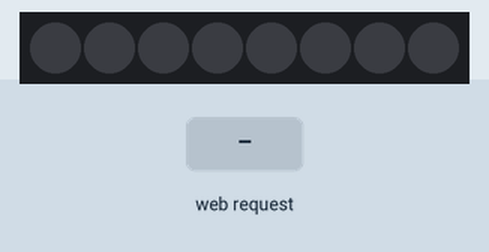
Simulated run of this sketch. Board: ESP8266 (NodeMCU). On the bench: 8 RGB LEDs in strip order, left to right. The test bench sets the inputs (shaded band). WiFi joins after 1.5 s; servers stay silent unless stated; what the sketch prints to the serial monitor is not drawn.

Above: at 2.7 s.
2.8 s: HTTP request GET /red received
At 3.9 s:
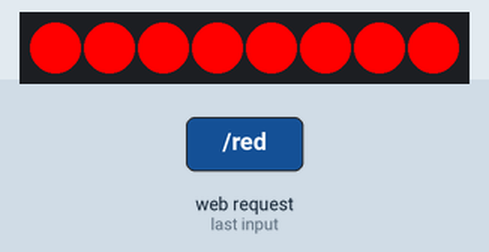
4.3 s: HTTP request GET /green received
At 5.0 s:
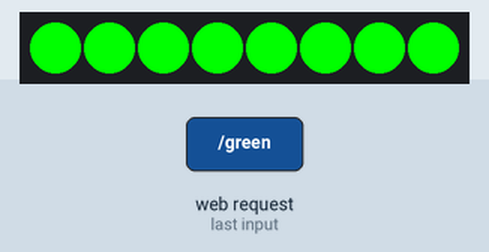
5.8 s: HTTP request GET /blue received
At 6.2 s:
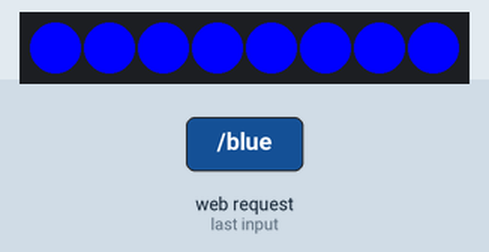
7.3 s: HTTP request GET /yellow received
At 8.5 s:
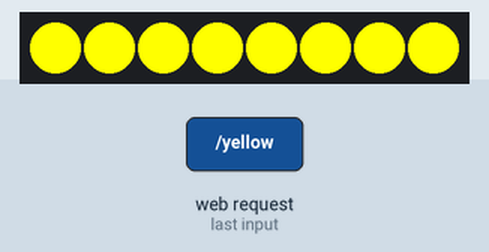
8.8 s: HTTP request GET /white received
At 9.7 s:
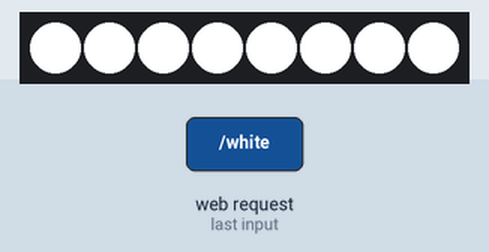
10.3 s: HTTP request GET /purple received
At 10.8 s:
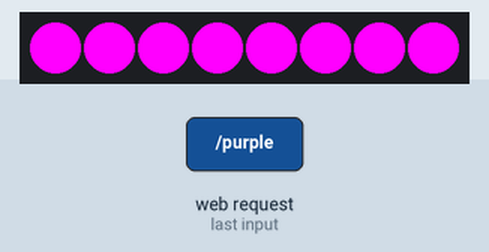
Timing chart, 0 to 12.8 s (numbered marks = the images above; inputs shaded):
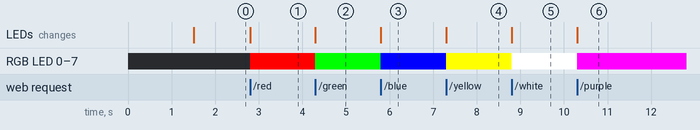

Measured:
- after the input at 2.8 s, RGB LED 0–7: off → RGB(255, 0, 0) at once; the LEDs: change at once (image 1)
- after the input at 4.3 s, RGB LED 0–7: RGB(255, 0, 0) → RGB(0, 255, 0) at once; the LEDs: change at once (image 2)
- after the input at 5.8 s, RGB LED 0–7: RGB(0, 255, 0) → RGB(0, 0, 255) at once; the LEDs: change at once (image 3)
- after the input at 7.3 s, RGB LED 0–7: RGB(0, 0, 255) → RGB(255, 255, 0) at once; the LEDs: change at once (image 4)
- after the input at 8.8 s, RGB LED 0–7: RGB(255, 255, 0) → RGB(255, 255, 255) at once; the LEDs: change at once (image 5)
- after the input at 10.3 s, RGB LED 0–7: RGB(255, 255, 255) → RGB(255, 0, 255) at once; the LEDs: change at once (image 6)

The sketch:

sketch_mar01a_Json_test.ino
```cpp
#include <Adafruit_NeoPixel.h> //Dołączenie biblioteki

#include <ESP8266WebServer.h>
#include <ESP8266WiFi.h>
#include <ArduinoJson.h>

#define NUM_LEDS 8
#define LED_PIN D5
#define colorPower 255

Adafruit_NeoPixel ledBoard = Adafruit_NeoPixel(NUM_LEDS, LED_PIN, NEO_GRB + NEO_KHZ800);

ESP8266WebServer server;

const char* networkSSID = "TP-LINK_E6565C"; // WiFi name
const char* networkPwd = "38886300"; // WiFi password

String deviceName = "NodeMCU_+_LED_strip";

int red = 0;
int green = 0;
int blue = 0;

void setup() {
  Serial.begin(115200);

  WiFi.begin(networkSSID, networkPwd);
  Serial.println("Connecting to WiFi");
  while(WiFi.status() != WL_CONNECTED) {
    delay(500);
    Serial.print(".");
  }
  Serial.println("");
  Serial.print("Connected, my IP address is: ");
  Serial.println(WiFi.localIP());

  server.on("/red", setRed);
  server.on("/green", setGreen);
  server.on("/blue", setBlue);
  server.on("/yellow", setYellow);
  server.on("/white", setWhite);
  server.on("/purple", setPurple);
  server.on("/cyan", setCyan);
  server.on("/handleJson", handleJson);

  server.begin();

  ledBoard.begin();
  ledBoard.show();
}

void handleJson() {
  DynamicJsonDocument processedJson(500);
  deserializeJson(processedJson, server.arg("plain"));
  String message = "Received: " + server.arg("plain") + "\n";
  Serial.println(message);

  String serverUrl = processedJson["serverUrl"];
   message = "argument serverUrl: " + serverUrl;
  Serial.println(message);

  server.send(200, "text/json", "{\"result\":\"OK\"}");
}

void loop() {
  server.handleClient();
}

void setRed() {
  red = 1 * colorPower;
  green = 0;
  blue = 0;
  uploadColorToLeds();
}

void setGreen() {
  red = 0;
  green = 1 * colorPower;
  blue = 0;
  uploadColorToLeds();
}

void setBlue() {
  red = 0;
  green = 0;
  blue = 1 * colorPower;
  uploadColorToLeds();
}

void setYellow() {
  red = 1 * colorPower;
  green = 1 * colorPower;
  blue = 0;
  uploadColorToLeds();
}

void setWhite() {
  red = 1 * colorPower;
  green = 1 * colorPower;
  blue = 1 * colorPower;
  uploadColorToLeds();
}

void setPurple() {
  red = 1 * colorPower;
  green = 0;
  blue = 1 * colorPower;
  uploadColorToLeds();
}

void setCyan() {
  red = 0;
  green = 1 * colorPower;
  blue = 1 * colorPower;
  uploadColorToLeds();
}

void uploadColorToLeds() {
  for(int i = 0; i < NUM_LEDS; i++) {
      ledBoard.setPixelColor(i, ledBoard.Color(red, green, blue));
  }
  ledBoard.show();
}
```
